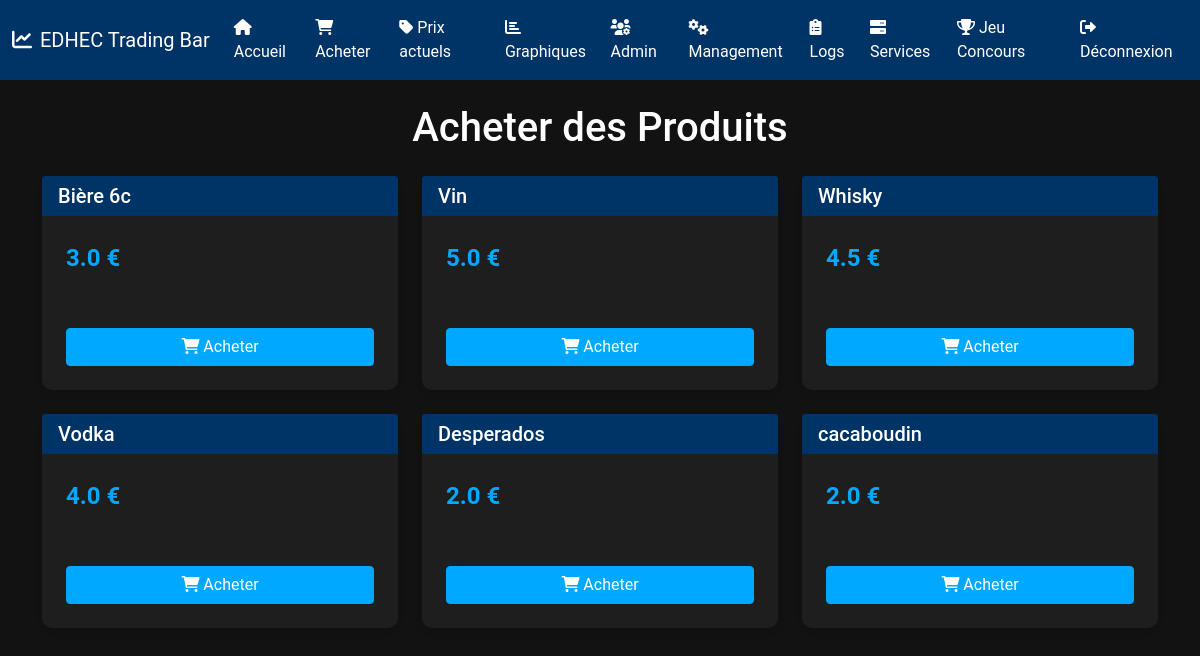
Page /acheter (signed in) on the committed database.
### app.py (models this page shows)
class Produit(db.Model):
    id = db.Column(db.Integer, primary_key=True)
    nom = db.Column(db.String(100), nullable=False)
    prix_min = db.Column(db.Float, nullable=False)
    prix_max = db.Column(db.Float, nullable=False)
    prix_actuel = db.Column(db.Float, nullable=False)

### app.py (the view)
@app.route('/acheter')
@login_required
def page_acheter():
    produits = Produit.query.all()
    prix = {produit.nom: produit.prix_actuel for produit in produits}
    return render_template('acheter.html', produits=produits, prix=prix)

### app.py (called while the page is built)
def login_required(f):
    @wraps(f)
    def decorated_function(*args, **kwargs):
        if 'user_id' not in session:
            flash('Veuillez vous connecter pour accéder à cette page.', 'error')
            return redirect(url_for('login', next=request.url))
        return f(*args, **kwargs)
    return decorated_function

### templates/acheter.html (shortened to what this page needs)
{% extends "layout.html" %}
{% block content %}
<h1 class="text-center mb-4">Acheter des Produits</h1>
<div class="row">
    {% for produit in produits %}
    <div class="col-md-4 mb-4">
        <div class="card h-100">
            <div class="card-header">
                <h5 class="card-title mb-0">{{ produit.nom }}</h5>
            </div>
            <div class="card-body d-flex flex-column justify-content-between">
                <div>
                    <p class="price" id="prix-{{ produit.nom }}">{{ prix[produit.nom] }} €</p>
                </div>
                <button class="btn btn-primary mt-3" onclick="acheter('{{ produit.nom }}')">
                    <i class="fas fa-shopping-cart"></i> Acheter
                </button>
            </div>
        </div>
    </div>
    {% endfor %}
</div>
{% endblock %}

### templates/layout.html (shortened to what this page needs)
<!DOCTYPE html>
<html lang="fr">
<head>
    <link href="https://cdn.jsdelivr.net/npm/bootstrap@5.1.3/dist/css/bootstrap.min.css" rel="stylesheet">
    <link href="https://cdnjs.cloudflare.com/ajax/libs/font-awesome/6.0.0-beta3/css/all.min.css" rel="stylesheet">
</head>
<body>
    <nav class="navbar navbar-expand-lg navbar-dark">
        <div class="container-fluid">
            <a class="navbar-brand" href="{{ url_for('index') }}">
                <i class="fas fa-chart-line me-2"></i>EDHEC Trading Bar
            </a>
            <div class="collapse navbar-collapse" id="navbarNav">
                <ul class="navbar-nav ms-auto">
                    <li class="nav-item">
                        <a class="nav-link" href="{{ url_for('index') }}"><i class="fas fa-home me-1"></i>Accueil</a>
                    </li>
                    <li class="nav-item">
                        <a class="nav-link" href="{{ url_for('page_acheter') }}"><i class="fas fa-shopping-cart me-1"></i>Acheter</a>
                    </li>
                    <li class="nav-item">
                        <a class="nav-link" href="{{ url_for('afficher_prix') }}"><i class="fas fa-tag me-1"></i>Prix actuels</a>
                    </li>
                    <li class="nav-item">
                        <a class="nav-link" href="{{ url_for('graphique') }}"><i class="fas fa-chart-bar me-1"></i>Graphiques</a>
                    </li>
                    {% if session.get('role') == 'admin' %}
                    <li class="nav-item">
                        <a class="nav-link" href="{{ url_for('page_admin') }}"><i class="fas fa-users-cog me-1"></i>Admin</a>
                    </li>
                    <li class="nav-item">
                        <a class="nav-link" href="{{ url_for('page_management') }}"><i class="fas fa-cogs me-1"></i>Management</a>
                    </li>
                    <li class="nav-item">
                        <a class="nav-link" href="{{ url_for('page_logs') }}"><i class="fas fa-clipboard-list me-1"></i>Logs</a>
                    </li>
                    <li class="nav-item">
                        <a class="nav-link" href="{{ url_for('page_running_services') }}"><i class="fas fa-server me-1"></i>Services</a>
                    </li>
                    {% endif %}
                    <li class="nav-item">
                        <a class="nav-link" href="{{ url_for('jeu_concours') }}"><i class="fas fa-trophy me-1"></i>Jeu Concours</a>
                    </li>
                    <li class="nav-item">
                        <a class="nav-link" href="{{ url_for('logout') }}"><i class="fas fa-sign-out-alt me-1"></i>Déconnexion</a>
                    </li>
                </ul>
            </div>
        </div>
    </nav>
    <div class="container mt-4">
        {% block content %}{% endblock %}
    </div>
</body>
</html>

### templates/layout.html (style rules this page uses)
body { font-family: 'Roboto', sans-serif; background-color: #f8f9fa; }
.navbar { background-color: #003366; }
.navbar-brand, .nav-link { color: #ffffff !important; }
.card { box-shadow: 0 4px 8px rgba(0,0,0,0.1); transition: 0.3s; }

### templates/acheter.html (style rules this page uses)
:root { --primary-color: #003366; --secondary-color: #00a8ff; --background-color: #121212; --card-background: #1e1e1e; --text-color: #ffffff; }
body { background-color: var(--background-color); color: var(--text-color); }
.card { background-color: var(--card-background); border: none; border-radius: 10px; box-shadow: 0 4px 6px rgba(0, 0, 0, 0.1); margin-bottom: 20px; transition: transform 0.3s ease, box-shadow 0.3s ease; }
.card-header { background-color: var(--primary-color); color: var(--text-color); border-bottom: none; font-weight: bold; }
.card-body { padding: 1.5rem; }
.btn-primary { background-color: var(--secondary-color); border-color: var(--secondary-color); transition: all 0.3s ease; }
.price { font-size: 1.5rem; font-weight: bold; color: var(--secondary-color); }

### rows in the picture
Produit: nom "Bière 6c", nom+prix_actuel "3.0"
Produit: nom "Vin", nom+prix_actuel "5.0"
Produit: nom "Whisky", nom+prix_actuel "4.5"
Produit: nom "Vodka", nom+prix_actuel "4.0"
Produit: nom "Desperados", nom+prix_actuel "2.0"
Produit: nom "cacaboudin", nom+prix_actuel "2.0"
